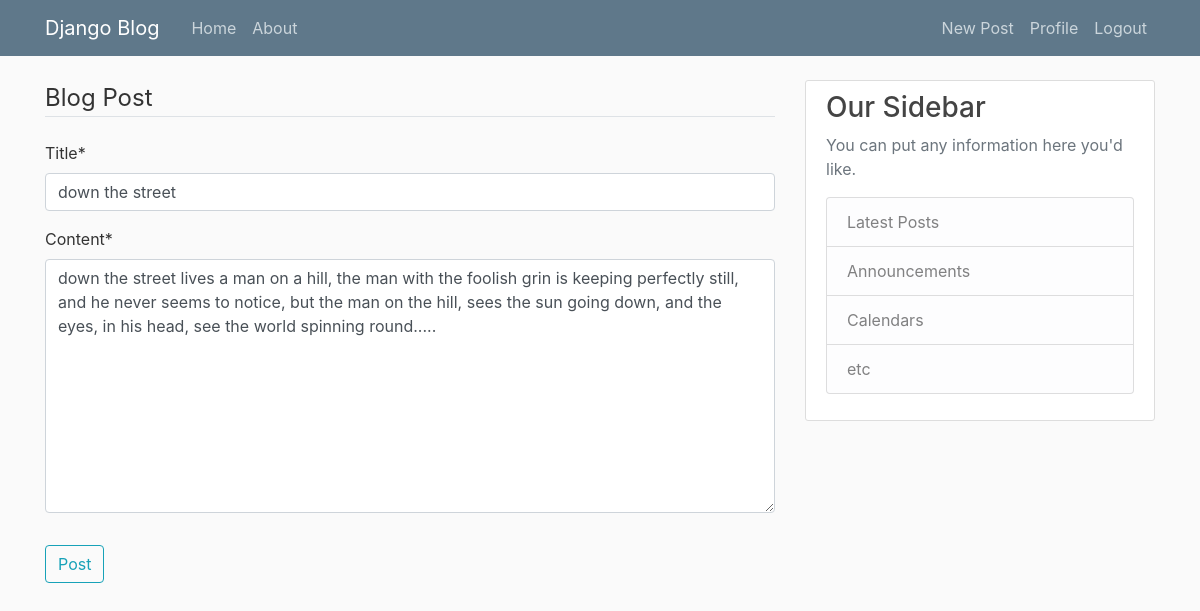
Screenshot of /post/9/update (signed in) with the database file from the repository.
### blog/models.py (models this page shows, shortened)
class Post(models.Model):
    title = models.CharField(max_length=100)
    content = models.TextField()
    date_posted = models.DateTimeField(default=timezone.now)
    author = models.ForeignKey(User, on_delete=models.CASCADE)

### blog/views.py (the view, shortened to what this page needs)
# urls.py: path('post/<int:pk>/update', PostUpdateView.as_view(), name='post-update'),
class PostUpdateView(LoginRequiredMixin, UserPassesTestMixin, UpdateView):
    model = Post
    fields = ['title', 'content']
    def test_func(self):
        post = self.get_object()
        if self.request.user == post.author:
            return True
        return False

### blog/templates/blog/post_form.html (shortened to what this page needs)
{% extends "blog/base.html" %}
{% load crispy_forms_tags %}
{% block content %}
        <div class="content-sections">
            <form method="POST">
                <fieldset class="form-group">
                    <legend class="border-bottom mb-4">Blog Post</legend>
                    {{ form|crispy }}
                </fieldset>
                <div class="form-group">
                    <button class="btn btn-outline-info" type="submit">Post</button>
                </div>
            </form>
        </div>
{% endblock content %}

### blog/static/blog/main.css (style rules this page uses)
body { background: #fafafa; color: #333333; margin-top: 5rem; }

### rows the page displays
Post: title "down the street", content "down the street lives a man on a hill, the man with the foolish grin is keeping perfectly still, and he never seems to notice, but the man on the hill, sees the sun going down, and the eyes, in his head, see the world spinning round....."
